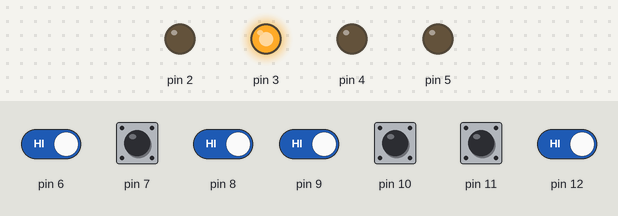
Bench run of a sketch on a simulated Arduino Uno, built with avr-gcc and run on an emulated ATmega328P. Shown: output pins drawn as LEDs (lit = HIGH). Inputs (shaded band) come from the test bench; at power-on: pin 6–12 HIGH.

Above: at 1.2 s.
1.3 s: pin 6 driven LOW
At 2.0 s:
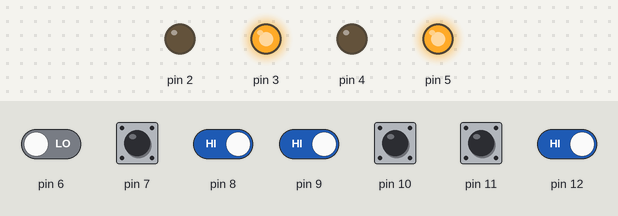
2.8 s: pin 8 driven LOW
At 3.1 s:
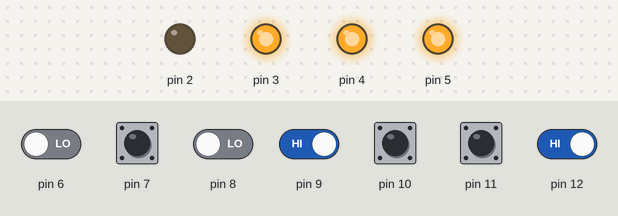
4.3 s: pin 9 driven LOW
At 5.4 s:
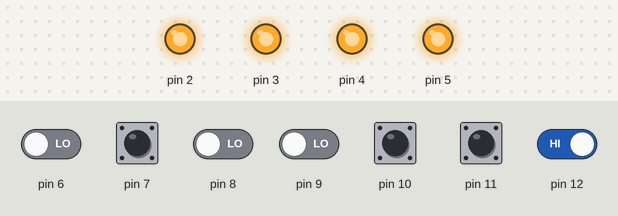
5.8 s: pin 12 driven LOW
At 6.6 s:
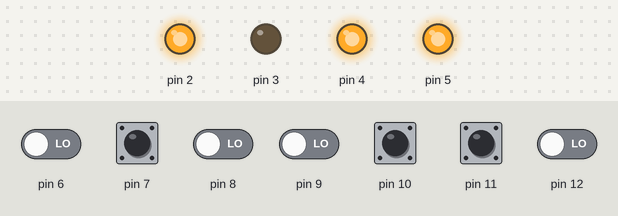
7.3 s: pin 9 driven HIGH
At 7.7 s:
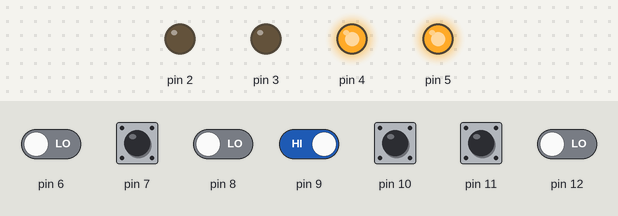
8.8 s: pin 8 driven HIGH
At 10.1 s:
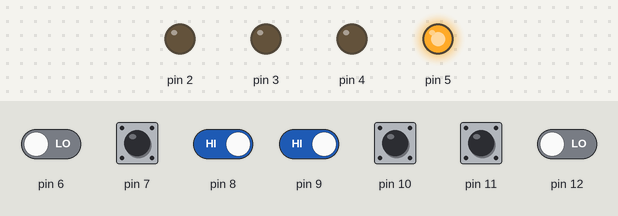
Timing chart, 0 to 11.3 s (numbered marks = the images above; inputs shaded):
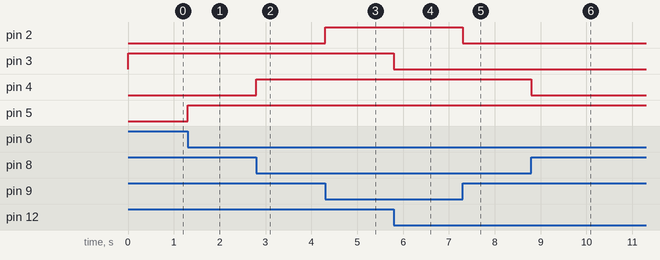

Measured:
- after the input at 1.3 s, pin 5: LOW → HIGH at once
- after the input at 2.8 s, pin 4: LOW → HIGH at once
- after the input at 4.3 s, pin 2: LOW → HIGH at once
- after the input at 5.8 s, pin 3: HIGH → LOW at once
- after the input at 7.3 s, pin 2: HIGH → LOW at once
- after the input at 8.8 s, pin 4: HIGH → LOW at once

The sketch:

Car_Guide_nano.ino
```cpp
int D1,D2,D3,D4,D5,D6,D7;
void setup() {
  // put your setup code here, to run once:
   Serial.begin(9600);
   pinMode(2,OUTPUT);
   pinMode(3,OUTPUT);
   pinMode(4,OUTPUT);
   pinMode(5,OUTPUT);
   pinMode(6,INPUT);
   pinMode(7,INPUT);
   pinMode(8,INPUT);
   pinMode(9,INPUT);
   pinMode(10,INPUT);
   pinMode(11,INPUT);
   pinMode(12,INPUT);
}

 void line_Read()
 {
   D1 = digitalRead(6);
   D2 = digitalRead(7);
   D3 = digitalRead(8);
   D4 = digitalRead(9);
   D5 = digitalRead(10);
   D6 = digitalRead(11);
   D7 = digitalRead(12);
 }

void motor(int l, int r){
      if(l == 50 && r == 50){ //5050111
        digitalWrite(2, HIGH);
        digitalWrite(4, HIGH);
        digitalWrite(5, HIGH);
        }
       else if(l == 50 && r == 35){ //5035110
        digitalWrite(2, HIGH);
        digitalWrite(4, HIGH);
        digitalWrite(5, LOW);
        }
        else if(l == 35 && r == 50){ //3550101
        digitalWrite(2, HIGH);
        digitalWrite(4, LOW);
        digitalWrite(5, HIGH);
        }
        else if(l == 50 && r == 30){ //5030100
        digitalWrite(2, HIGH);
        digitalWrite(4, LOW);
        digitalWrite(5, LOW);
        }
        else if(l == 30 && r == 50){ //3050011
        digitalWrite(2, LOW);
        digitalWrite(4, HIGH);
        digitalWrite(5, HIGH);
        }
        else if(l == 50 && r == 10){ //5010010
        digitalWrite(2, LOW);
        digitalWrite(4, HIGH);
        digitalWrite(5, LOW);
        }
        else if(l == 10 && r == 50){ //1050001
        digitalWrite(2, LOW);
        digitalWrite(4, LOW);
        digitalWrite(5, HIGH);
        }
//    if(left_speed == right_speed){
//        digitalWrite(4, HIGH);
//        digitalWrite(5, HIGH);
//      }
//    else if(left_speed > right_speed){
//        digitalWrite(4, LOW);
//        digitalWrite(5, HIGH);
//      }
//    else {
//        digitalWrite(4, HIGH);
//        digitalWrite(5, LOW);
//      }

}

void track_zhixian() //信号口：2，4，5。
{
  line_Read();
  if(D4 == 0)
  {
    motor(50,50);//5050->111
  }
  else if((D3 == 0)&&(D4 == 0))
  {
    motor(35,50);//3550->101
  }
  else if((D4 == 0)&&(D5 == 0))
  {
    motor(50,35);//->110
  }
  else if((D3 == 0)&&(D4 != 0))
  {
    motor(30,50);//->011
  }
  else if((D4 != 0)&&(D5 == 0))
  {
    motor(50,30);//->100
  }
  else if((D2 == 0)&&(D3 == 0))
  {
    motor(10,50);//->001
  }
  else if((D5 == 0)&&(D6 == 0))
  {
    motor(50,10);//->010
  }
  else if((D2 == 0)&&(D3 != 0))
  {
    motor(10,50);//->001
  }
  else if((D5 != 0)&&(D6 == 0))
  {
    motor(50,10);//->010
  }
  else if((D1 == 0)&&(D2 == 0))
  {
    motor(10,50);
  }
  else if((D6 == 0)&&(D7 == 0))
  {
    motor(50,10);
  }
  else if((D1 == 0)&&(D2 != 0))
  {
    motor(10,50);
  }
  else if((D6 != 0)&&(D7 == 0))
  {
    motor(50,10);
  }
  else
  {
    //motor(20,20);//->000
    digitalWrite(2, LOW);
    digitalWrite(4, LOW);
    digitalWrite(5, LOW);
  }
}


void loop() {
  // put your main code here, to run repeatedly:
  while(1){
    track_zhixian();
    digitalWrite(3,!!(digitalRead(6) + digitalRead(12)));
    }
}
```
